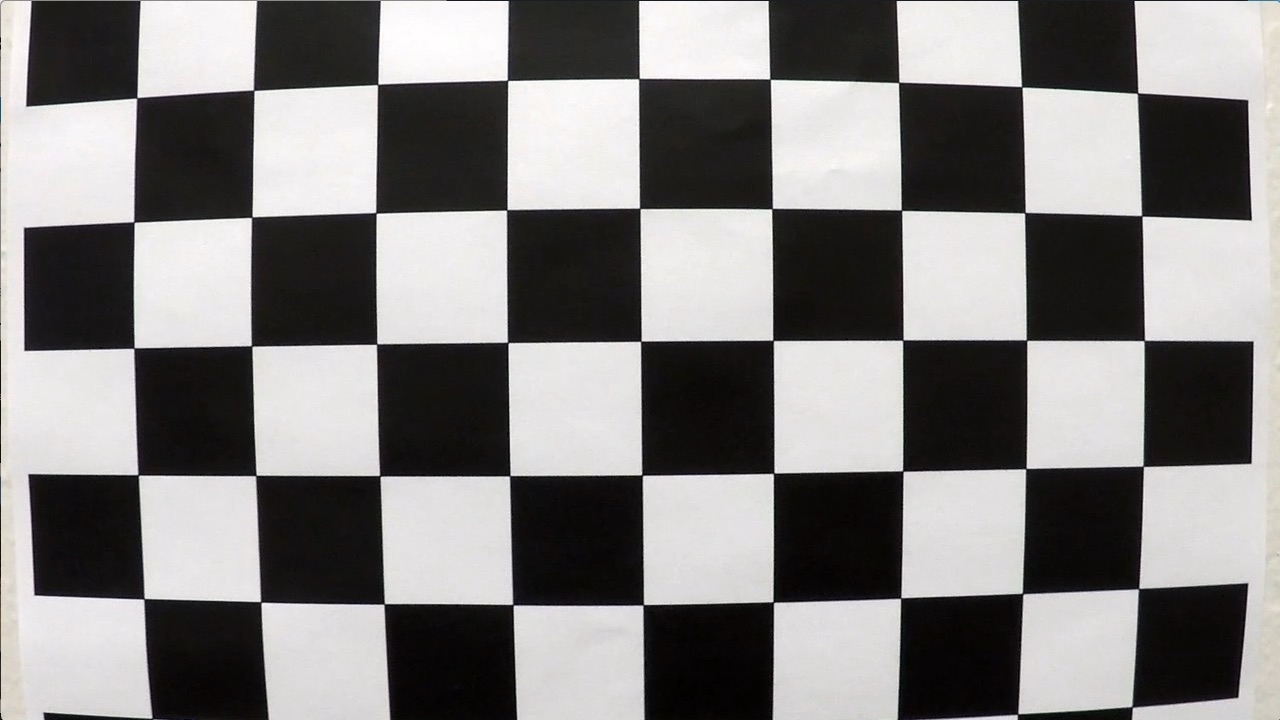
#> input picture camera_cal/calibration1.jpg, 1280 x 720 px
$ python visualization.py   (older library calls are emulated)
#> lines starting #> are read from the running program, lines starting #| are printed output that depends on the picture; after the words box and inside, x2 and y2 are one past the last pixel; in counts of white or black regions, pixels touching at a corner belong together
### src/calibration.py
"""
Camera calibration and distortion correction.

Sta radi:
  1. Pronalazi unutrasnje uglove sahovnice (9x6) na svim slikama iz camera_cal/
  2. Racuna matricu kamere (mtx) i distorzione koeficijente (dist)
  3. Cuva rezultat u camera_cal/calibration.json (da se ne racuna svaki put)
  4. Pravi slike za README u output_images/
"""
from pathlib import Path
import json
import re

import cv2
import numpy as np
import matplotlib

matplotlib.use("Agg")  # crtanje bez otvaranja prozora
import matplotlib.pyplot as plt

ROOT = Path(__file__).resolve().parents[1]
CAL_DIR = ROOT / "camera_cal"
CAL_FILE = CAL_DIR / "calibration.json"
OUT_DIR = ROOT / "output_images"

NX, NY = 9, 6  # broj UNUTRASNJIH uglova po horizontali i vertikali


def _natural_key(path):
    """calibration2 ide pre calibration10."""
    m = re.search(r"\d+", path.stem)
    return int(m.group()) if m else 0


def find_corners(images_dir=CAL_DIR, nx=NX, ny=NY):
    """Vraca (objpoints, imgpoints, img_size, used, failed)."""
#> called with nx = 9, ny = 6
    # 3D tacke sahovnice u njenom koordinatnom sistemu: (0,0,0), (1,0,0) ... (8,5,0)
    objp = np.zeros((nx * ny, 3), np.float32)
    objp[:, :2] = np.mgrid[0:nx, 0:ny].T.reshape(-1, 2)

    criteria = (cv2.TERM_CRITERIA_EPS + cv2.TERM_CRITERIA_MAX_ITER, 30, 0.001)
    objpoints, imgpoints, used, failed = [], [], [], []
    img_size = None

    for path in sorted(images_dir.glob("calibration*.jpg"), key=_natural_key):
        img = cv2.imread(str(path))
#> img is the input picture: shape (720, 1280, 3); mean B, G, R 127.8, 128.4, 130.1
        gray = cv2.cvtColor(img, cv2.COLOR_BGR2GRAY)
        if img_size is None:
            img_size = (gray.shape[1], gray.shape[0])  # (sirina, visina)

        found, corners = cv2.findChessboardCorners(gray, (nx, ny), None)
#> found = False; corners = None
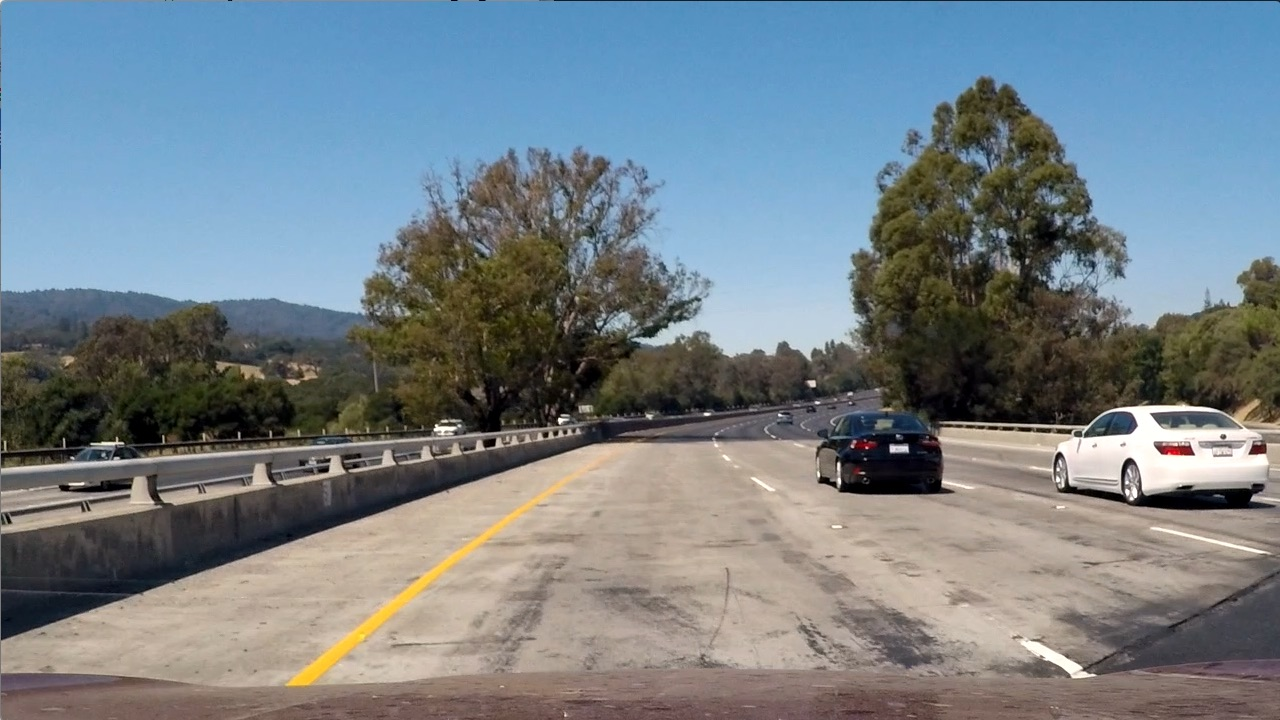
#> input picture test_images/test1.jpg, 1280 x 720 px
#> in main, img is the input picture: shape (720, 1280, 3); mean B, G, R 135.5, 128.7, 117.5
        if found:
            # subpikselno doterivanje polozaja uglova -> preciznija kalibracija
            corners = cv2.cornerSubPix(gray, corners, (11, 11), (-1, -1), criteria)
            objpoints.append(objp)
            imgpoints.append(corners)
            used.append(path.name)
        else:
            failed.append(path.name)

    return objpoints, imgpoints, img_size, used, failed


def calibrate(images_dir=CAL_DIR, nx=NX, ny=NY, save=True, verbose=True):
    """Racuna mtx i dist, cuva u CAL_FILE."""
    objpoints, imgpoints, img_size, used, failed = find_corners(images_dir, nx, ny)
    if not objpoints:
        raise RuntimeError("Nijedna sahovnica nije pronadjena - proveri NX/NY.")

    rms, mtx, dist, _, _ = cv2.calibrateCamera(objpoints, imgpoints, img_size, None, None)

    if verbose:
        print(f"Uglovi pronadjeni na {len(used)}/{len(used) + len(failed)} slika")
        if failed:
            print("Nisu pronadjeni na:", ", ".join(failed))
        print(f"Velicina slike: {img_size}")
        print(f"RMS reprojection error: {rms:.4f} px")
        print("Matrica kamere:\n", np.array2string(mtx, precision=2, suppress_small=True))
        print("Distorzioni koeficijenti (k1, k2, p1, p2, k3):\n",
              np.array2string(dist.ravel(), precision=4))

    if save:
        CAL_FILE.write_text(json.dumps(
            {"rms": rms, "mtx": mtx.tolist(), "dist": dist.ravel().tolist()}, indent=2))
        if verbose:
            print(f"Sacuvano u {CAL_FILE.relative_to(ROOT)}")
    return mtx, dist


def load_calibration(path=CAL_FILE):
    """Ucitava sacuvanu kalibraciju; ako ne postoji, kalibrise."""
    if Path(path).exists():
        data = json.loads(Path(path).read_text())
        return np.array(data["mtx"]), np.array(data["dist"])
    return calibrate()


def undistort(img, mtx, dist):
    """Ispravlja distorziju sociva."""
    return cv2.undistort(img, mtx, dist, None, mtx)


# ----------------------------------------------------------------------------
# Slike za README
# ----------------------------------------------------------------------------
# [40 lines left out: functions save_side_by_side, save_corners_example, main, not called in this run]


# [2 lines that do not run on import are left out]

### src/tresholding.py
"""
Thresholded binary image: 1 = verovatno piksel linije, 0 = ostalo.

Pokretanje (iz root foldera repoa):
    python -m src.thresholding

VERZIJA 2 (koristi je pipeline, funkcija threshold):
  - "svetla uska traka": morfoloski top-hat na L kanalu (HLS).
    Top-hat = slika - opening(slika). Opening horizontalnim kernelom sirine
    STRIPE_KERNEL px "obrise" sve svetle strukture uze od kernela, pa razlika
    ostavlja samo njih. Farbana linija je uska i svetlija od okoline -> prolazi.
    Ivica zida, granica asfalt/beton i tamne zakrpe NISU uske svetle trake
    -> ne prolaze (a Sobel ih je hvatao).
  - zuta: b kanal LAB prostora (plavo <-> zuto). Zuta farba ima b >= 150,
    a i svetao bez beton i siv asfalt ostaju ispod ~140.

VERZIJA 1 (threshold_v1, ostavljena radi poredjenja u README-u):
  Sobel x na L kanalu | S kanal | zuta i bela u HLS.
  Na challenge videima Sobel hvata ivicu betonske ograde i tamne zakrpe.

main() pravi:
  - binarne slike test slika (output_images/binary/)
  - slike za README (output_images/binary_<ime>.png)
  - poredjenje v1/v2 u birds-eye prikazu za frejmove iz output_images/frames/
    (output_images/compare/), ako su izvuceni sa src.extract_frames
"""
"""
Thresholded binary image: color + gradient.

Sta radi:
  1. Ucita kalibraciju i ispravi distorziju test slike
  2. Prebaci sliku u HLS prostor boja (Hue, Lightness, Saturation)
  3. Napravi tri maske:
       - gradijent: Sobel po x osi na L kanalu (vertikalne ivice = linije)
       - saturacija: S kanal (jake boje, linije ostaju vidljive i u senci)
       - boja: zuta i bela (direktno boje linija na putu)
  4. Spoji maske (OR) u jednu binarnu sliku: 1 = verovatno linija, 0 = ostalo
  5. Sacuva binarne slike i slike za README u output_images/
"""
import cv2
import numpy as np
import matplotlib

matplotlib.use("Agg")
import matplotlib.pyplot as plt

from src.calibration import ROOT, load_calibration, undistort

TEST_DIR = ROOT / "test_images"
OUT_DIR = ROOT / "output_images"
BINARY_DIR = OUT_DIR / "binary"
FRAMES_DIR = OUT_DIR / "frames"
COMPARE_DIR = OUT_DIR / "compare"

# ----------------------------------------------------------------------------
# Verzija 2 - parametri
# ----------------------------------------------------------------------------
STRIPE_KERNEL = 31         # px; linije uze od ovoga (u slici kamere) prolaze top-hat
STRIPE_THRESH = 20         # koliko linija mora biti svetlija od okoline (L, 0-255)
YELLOW_B_THRESH = 150      # LAB b kanal (128 = neutralno, vise = zuce)

# ----------------------------------------------------------------------------
# Verzija 1 - parametri
# ----------------------------------------------------------------------------
SOBEL_KERNEL = 3
SOBEL_X_THRESH = (30, 100)   # jacina vertikalne ivice (0-255 posle skaliranja)
S_THRESH = (170, 255)        # saturacija
S_MIN_LIGHTNESS = 100        # tamne senke imaju visok S -> S maska samo gde je L dovoljno visok
# HLS u OpenCV-u: H 0-179, L 0-255, S 0-255
YELLOW_LOW = (15, 80, 130)   # (H, L, S); S >= 130 da svetao bez beton ne prolazi kao zuta
YELLOW_HIGH = (35, 204, 255)
WHITE_LOW = (0, 200, 0)
WHITE_HIGH = (179, 255, 255)

CAMERA_SHAPE = (720, 1280)   # samo slike ove velicine su sa nase kamere
SHOWCASE = ["test5", "test4"]  # slike za README


# ----------------------------------------------------------------------------
# Verzija 2
# ----------------------------------------------------------------------------
def stripe_binary(img, ksize=STRIPE_KERNEL, thresh=STRIPE_THRESH):
    """Uske svetle trake (top-hat na L kanalu, horizontalni kernel)."""
#> called with ksize = 31, thresh = 20
    l_ch = cv2.cvtColor(img, cv2.COLOR_BGR2HLS)[:, :, 1]
    kernel = cv2.getStructuringElement(cv2.MORPH_RECT, (ksize, 1))
    tophat = cv2.morphologyEx(l_ch, cv2.MORPH_TOPHAT, kernel)
    return (tophat >= thresh).astype(np.uint8)
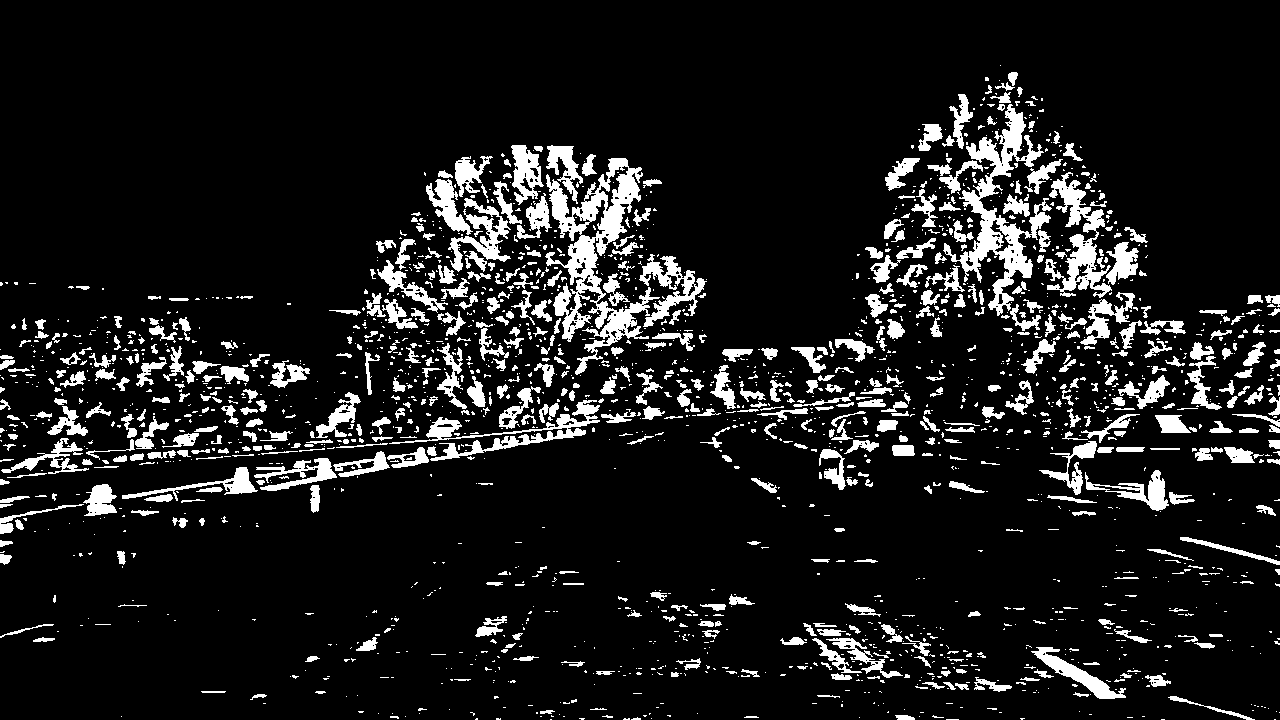
#> returned value: shape (720, 1280); values 0 (black) and 1 (white), 10.7% white; 2125 white regions (1532 under 20 px), largest, box (x1, y1, x2, y2) and area: (545, 158, 660, 375) 7504, (943, 104, 1052, 316) 5738, (1044, 172, 1112, 298) 2961


def yellow_lab_binary(img, thresh=YELLOW_B_THRESH):
    """Zuta preko b kanala LAB prostora."""
#> called with thresh = 150
    b_ch = cv2.cvtColor(img, cv2.COLOR_BGR2LAB)[:, :, 2]
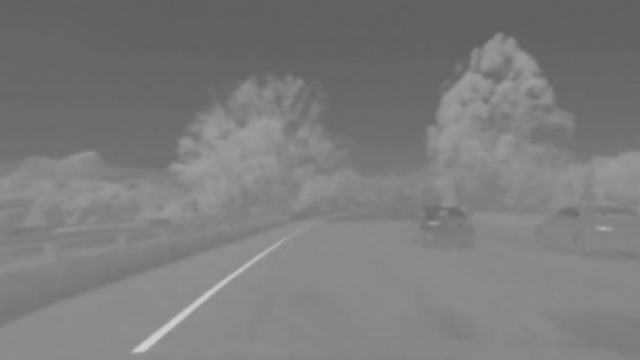
#> b_ch: shape (720, 1280) (shown at 1/2 size); min 96, max 208, mean 124.2
    return (b_ch >= thresh).astype(np.uint8)
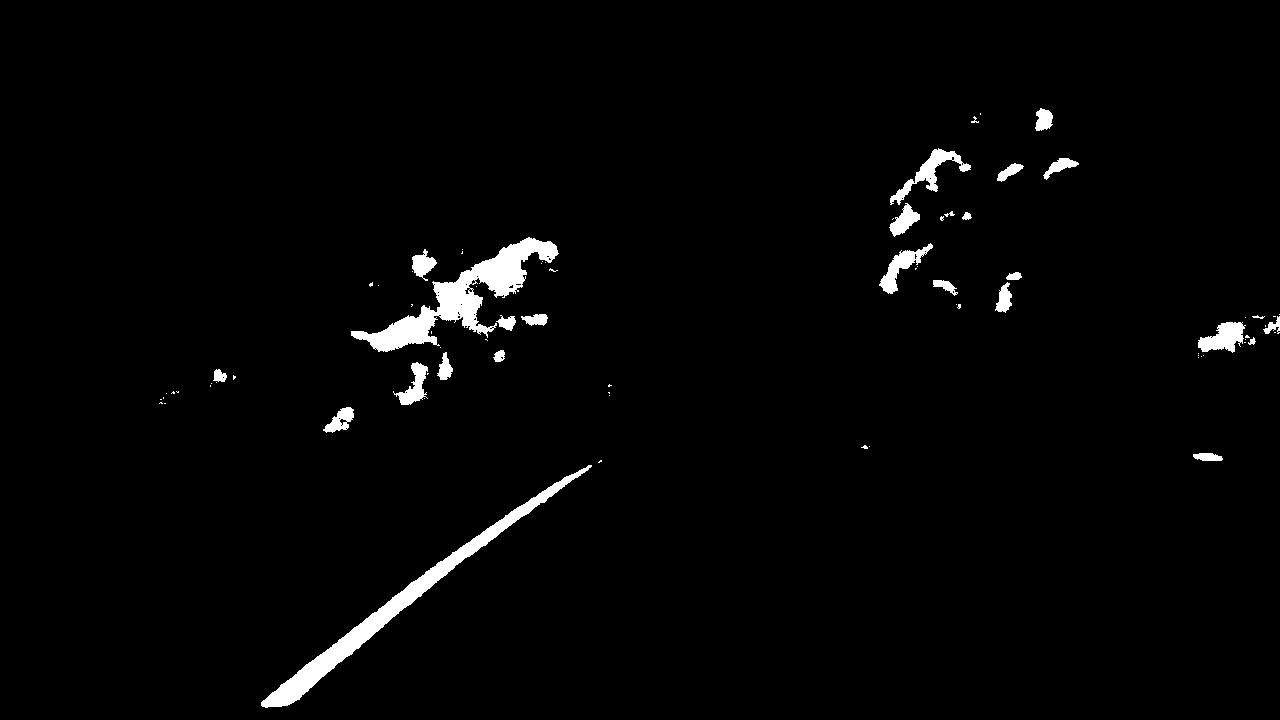
#> returned value: shape (720, 1280); values 0 (black) and 1 (white), 2.1% white; 80 white regions (53 under 20 px), largest, box (x1, y1, x2, y2) and area: (351, 237, 559, 352) 6137, (261, 465, 592, 708) 5714, (890, 148, 971, 205) 1077


def threshold(img, return_layers=False):
    """
    Glavna funkcija koju koristi pipeline (verzija 2).
    img: BGR slika (vec undistorted)
    Vraca binarnu sliku (0/1). Sa return_layers=True vraca i (traka, zuta).
    """
    stripe = stripe_binary(img)
    yellow = yellow_lab_binary(img)
    combined = stripe | yellow
#> combined: shape (720, 1280); values 0 (black) and 1 (white), 12.4% white; 1980 white regions (1444 under 20 px), largest, box (x1, y1, x2, y2) and area: (351, 158, 660, 375) 18575, (943, 104, 1052, 316) 6193, (261, 465, 592, 708) 5955
    if return_layers:
        return combined, stripe, yellow
    return combined


# ----------------------------------------------------------------------------
# Verzija 1
# ----------------------------------------------------------------------------
# [8 lines left out: function sobel_x_binary, not called in this run]


def channel_binary(channel, thresh):
    """1 gde je vrednost kanala u opsegu thresh."""
    return ((channel >= thresh[0]) & (channel <= thresh[1])).astype(np.uint8)


# [95 lines left out: functions yellow_white_binary, threshold_v1, save_threshold_figure, save_version_comparison, main, not called in this run]


# [2 lines that do not run on import are left out]

### src/perspective.py
"""
Perspective transform: pogled kamere -> pogled odozgo ("birds-eye view").

Ideja:
  Na slici kamere paralelne linije trake se skupljaju ka horizontu.
  Izaberemo 4 tacke na putu koje u stvarnosti cine pravougaonik (SRC trapez)
  i kazemo OpenCV-u gde zelimo da budu na novoj slici (DST pravougaonik).
  cv2.getPerspectiveTransform iz ta 4 para tacaka racuna matricu 3x3 (M),
  a cv2.warpPerspective tom matricom "rasteze" celu sliku.
  Inverzna matrica (Minv) vraca rezultat nazad na sliku kamere (koristimo na kraju).

"""
import cv2
import numpy as np
import matplotlib

matplotlib.use("Agg")
import matplotlib.pyplot as plt

from src.calibration import ROOT, load_calibration, undistort
from src.tresholding import threshold, CAMERA_SHAPE

TEST_DIR = ROOT / "test_images"
OUT_DIR = ROOT / "output_images"
WARPED_DIR = OUT_DIR / "warped_binary"

# ----------------------------------------------------------------------------
# Tacke za 1280x720 sliku. Redosled: gore-levo, gore-desno, dole-desno, dole-levo
# SRC su izabrane na straight_lines1.jpg tako da leze na linijama trake.
# ----------------------------------------------------------------------------
SRC = np.float32([
    [585, 460],
    [695, 460],
    [1127, 720],
    [203, 720],
])
DST = np.float32([
    [320, 0],
    [960, 0],
    [960, 720],
    [320, 720],
])

M = cv2.getPerspectiveTransform(SRC, DST)
MINV = cv2.getPerspectiveTransform(DST, SRC)


def warp(img, matrix=M):
    """Pogled kamere -> birds-eye."""
    h, w = img.shape[:2]
#> h = 720; w = 1280
#> (the rest of the program and of its run is left out)
